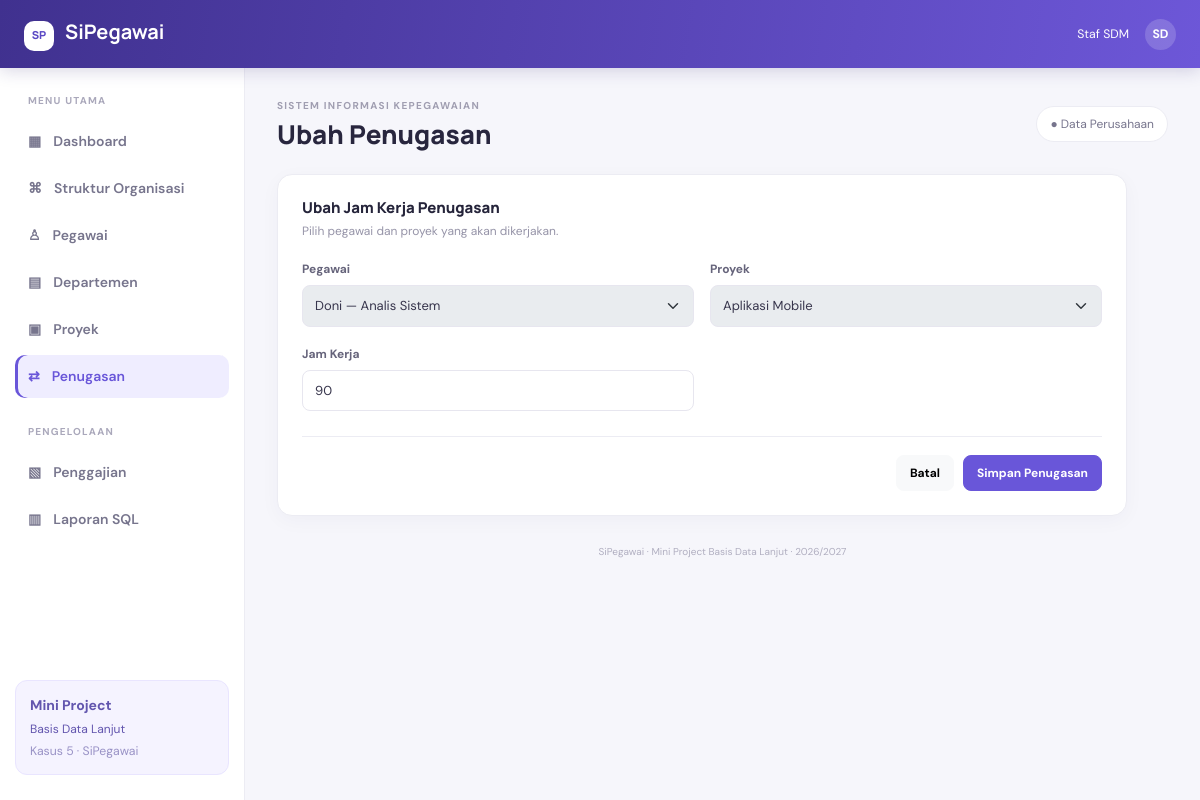
The page /index.php?page=penugasan-form&pegawai_id=106&proyek_id=202 on the database its author committed.
### tables this page shows
CREATE TABLE penugasan (
  id_pegawai INT NOT NULL,
  id_proyek INT NOT NULL,
  jam_kerja INT NOT NULL DEFAULT 0,
  PRIMARY KEY (id_pegawai, id_proyek),
  FOREIGN KEY (id_pegawai) REFERENCES pegawai(id_pegawai),
  FOREIGN KEY (id_proyek) REFERENCES proyek(id_proyek)
);

CREATE TABLE pegawai (
  id_pegawai INT PRIMARY KEY,
  nama VARCHAR(50) NOT NULL,
  jabatan VARCHAR(30),
  gaji DECIMAL(12,2) NOT NULL,
  id_dept INT,
  id_atasan INT,
  FOREIGN KEY (id_dept) REFERENCES departemen(id_dept),
  FOREIGN KEY (id_atasan) REFERENCES pegawai(id_pegawai)
);

CREATE TABLE proyek (
  id_proyek INT PRIMARY KEY,
  nama_proyek VARCHAR(50) NOT NULL,
  id_dept INT,
  anggaran DECIMAL(15,2),
  FOREIGN KEY (id_dept) REFERENCES departemen(id_dept)
);

### public/index.php (called while the page is built, shortened)
<?php
require_once APP_ROOT . '/app/core/Database.php';
require_once APP_ROOT . '/app/helpers.php';
require_once APP_ROOT . '/app/models/SiPegawaiModel.php';
$model = new SiPegawaiModel(Database::connection());
$page = (string)($_GET['page'] ?? 'dashboard');
$view = $page;
$data = [];
try {
    switch ($page) {
        case 'penugasan-form':
            $eid=(int)($_GET['pegawai_id']??0);$pid=(int)($_GET['proyek_id']??0);
            $data['assignment']=($eid&&$pid)?$model->getAssignment($eid,$pid):null;
            $data['employees']=$model->getEmployeeOptions();$data['projects']=$model->getProjectOptions();break;
    }
} catch (Throwable $e) {
    set_flash('danger',$e->getMessage());
    $page='dashboard';$view='dashboard';$pageTitle='Dashboard';$activePage='dashboard';$data=['stats'=>$model->dashboardData()];
}
extract($data, EXTR_SKIP);
require APP_ROOT . '/app/views/pages/' . $view . '.php';
require APP_ROOT . '/app/views/layout.php';

### app/helpers.php (called while the page is built, shortened)
<?php
function e($v): string { return htmlspecialchars((string)($v ?? ''), ENT_QUOTES, 'UTF-8'); }
function page_url(string $page, array $params = []): string {
    return BASE_URL . '/index.php?' . http_build_query(array_merge(['page' => $page], $params));
}

### app/models/SiPegawaiModel.php (called while the page is built, shortened)
<?php
final class SiPegawaiModel
{
    private PDO $db;
    public function __construct(PDO $db) { $this->db = $db; }
    private function all(string $sql, array $params = []): array {
        $s = $this->db->prepare($sql); $s->execute($params); return $s->fetchAll();
    }
    private function one(string $sql, array $params = []): ?array {
        $s = $this->db->prepare($sql); $s->execute($params); $r = $s->fetch(); return $r ?: null;
    }
    public function getEmployeeOptions(?int $exclude = null): array {
        return $this->all('SELECT id_pegawai,nama,jabatan FROM pegawai ORDER BY nama');
    }
    public function getProjectOptions(): array {
        return $this->all('SELECT id_proyek,nama_proyek FROM proyek ORDER BY nama_proyek');
    }
    public function getAssignment(int $employee,int $project): ?array {
        return $this->one('SELECT id_pegawai,id_proyek,jam_kerja FROM penugasan WHERE id_pegawai=? AND id_proyek=?',[$employee,$project]);
    }
}

### app/core/Database.php (called while the page is built, shortened)
<?php
final class Database {
    private static ?PDO $connection = null;
    public static function connection(): PDO {
        if (self::$connection === null) {
            $c = DB_CONFIG;
            $dsn = sprintf('mysql:host=%s;dbname=%s;charset=%s', $c['host'], $c['database'], $c['charset'] ?? 'utf8mb4');
            self::$connection = new PDO($dsn, $c['username'], $c['password'], [
                PDO::ATTR_ERRMODE => PDO::ERRMODE_EXCEPTION,
                PDO::ATTR_DEFAULT_FETCH_MODE => PDO::FETCH_ASSOC,
                PDO::ATTR_EMULATE_PREPARES => false,
            ]);
        }
        return self::$connection;
    }
}

### app/views/pages/penugasan-form.php (the view, shortened to what this page needs)
<?php $editing=!empty($assignment); ?>
<div class="form-card"><div class="panel-heading"><div><h5><?= $editing?'Ubah Jam Kerja Penugasan':'Tambah Penugasan' ?></h5><p>Pilih pegawai dan proyek yang akan dikerjakan.</p></div></div>
<form method="post" action="<?= e(BASE_URL) ?>/index.php">
<div class="row g-3"><div class="col-md-6"><label class="form-label">Pegawai</label><select class="form-select" name="id_pegawai" required <?= $editing?'disabled':'' ?>><?php foreach($employees as $emp): ?><option value="<?= (int)$emp['id_pegawai'] ?>" <?= (int)($assignment['id_pegawai']??0)===(int)$emp['id_pegawai']?'selected':'' ?>><?= e($emp['nama']) ?> — </option><?php endforeach; ?></select></div>
<div class="col-md-6"><label class="form-label">Proyek</label><select class="form-select" name="id_proyek" required <?= $editing?'disabled':'' ?>><option value="">Pilih proyek</option><?php foreach($projects as $pr): ?><option value="<?= (int)$pr['id_proyek'] ?>" <?= (int)($assignment['id_proyek']??0)===(int)$pr['id_proyek']?'selected':'' ?>><?= e($pr['nama_proyek']) ?></option><?php endforeach; ?></select><?php if($editing): ?><input type="hidden" name="id_proyek" value="<?= (int)$assignment['id_proyek'] ?>"><?php endif; ?></div>
<div class="col-md-6"><label class="form-label">Jam Kerja</label><input class="form-control" type="number" min="0" name="jam_kerja" required value="<?= e($assignment['jam_kerja']??0) ?>"></div></div>
<div class="form-actions"><a class="btn btn-light" href="<?= e(page_url('penugasan')) ?>">Batal</a><button class="btn btn-primary">Simpan Penugasan</button></div></form></div>

### public/assets/css/style.css (style rules this page uses)
:root { --ink:#25243a;--muted:#85849a;--primary:#6956d9;--primary-dark:#5140bc;--bg:#f6f6fb;--line:#ececf3 }
* { box-sizing:border-box }
body { margin:0;background:var(--bg);color:var(--ink);font-family:'DM Sans',sans-serif;font-size:14px }
.stat-card,.panel-card,.form-card { background:#fff;border:1px solid var(--line);border-radius:15px;box-shadow:0 5px 20px #26225009 }
.form-card { padding:24px;max-width:850px }
.panel-heading { display:flex;justify-content:space-between;align-items:flex-start;gap:15px;margin-bottom:18px }
.panel-heading h5 { font-family:'Manrope',sans-serif;font-weight:800;font-size:15px;margin:0 0 5px }
.panel-heading p { margin:0;color:#9694a8;font-size:12px }
.btn { border-radius:8px;font-size:12px;font-weight:700;padding:8px 13px }
.btn-primary { background:var(--primary);border-color:var(--primary) }
.form-control,.form-select { border-color:#e7e6ef;border-radius:8px;font-size:13px;padding:10px 12px;color:#37354c }
.form-label { font-size:12px;font-weight:700;color:#66647b;margin-bottom:7px }
.form-actions { display:flex;justify-content:flex-end;gap:9px;margin-top:25px;padding-top:18px;border-top:1px solid var(--line) }

### rows shown on the page
penugasan: id_pegawai "Doni — Analis Sistem", id_proyek "Aplikasi Mobile", jam_kerja "90"

### other values the page prints
$pageTitle "Ubah Penugasan"
